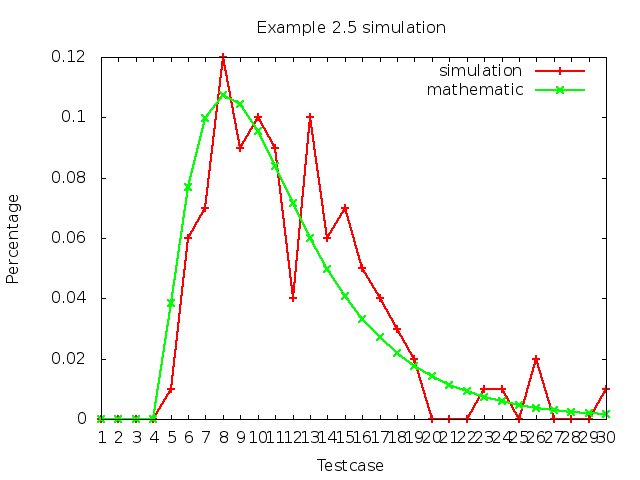

The gnuplot source for this figure:
set title "Example 2.5 simulation"
set xlabel "Testcase"
set ylabel "Percentage"
set terminal png font " Times_New_Roman,12 "
set output "simulation.png"

# Get variable
MAX="`head -1 simulation.output | awk '{print $4}'`"
set xtic 1,1,MAX
set key right

# Plot
plot \
"simulation.output" using 1:2 with linespoints linewidth 2 lt rgb "#FF0000" title "simulation", \
"mathematic.output" using 1:2 with linespoints linewidth 2 lt rgb "#00FF00" title "mathematic"